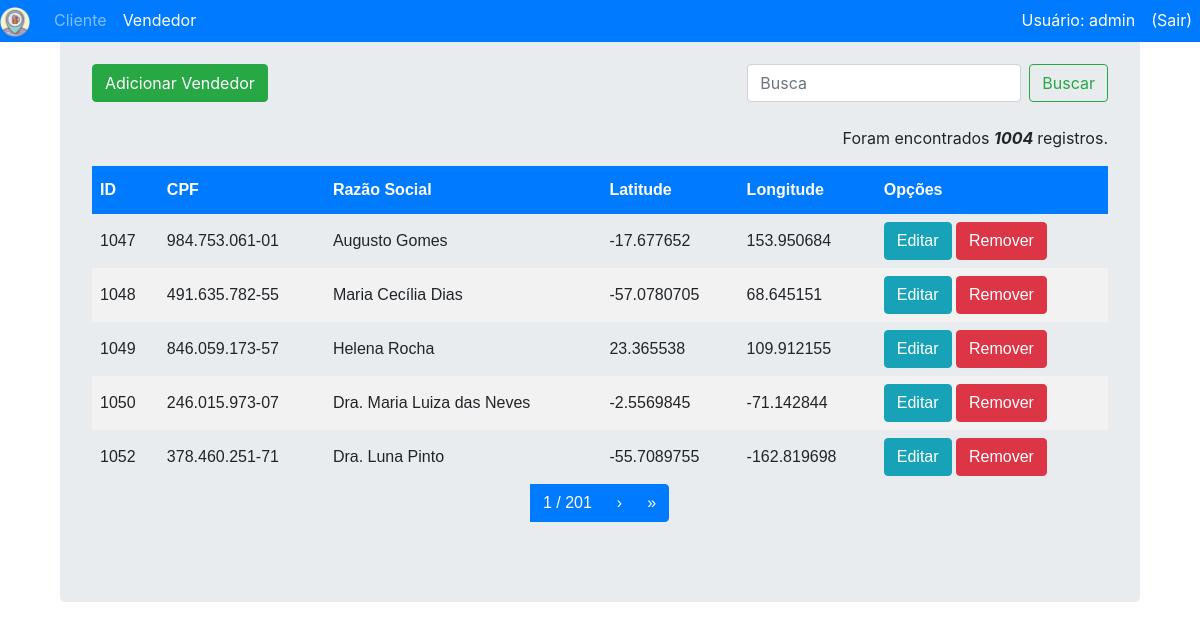
The app's page /cadastros/vendedor/ (signed in), older data.
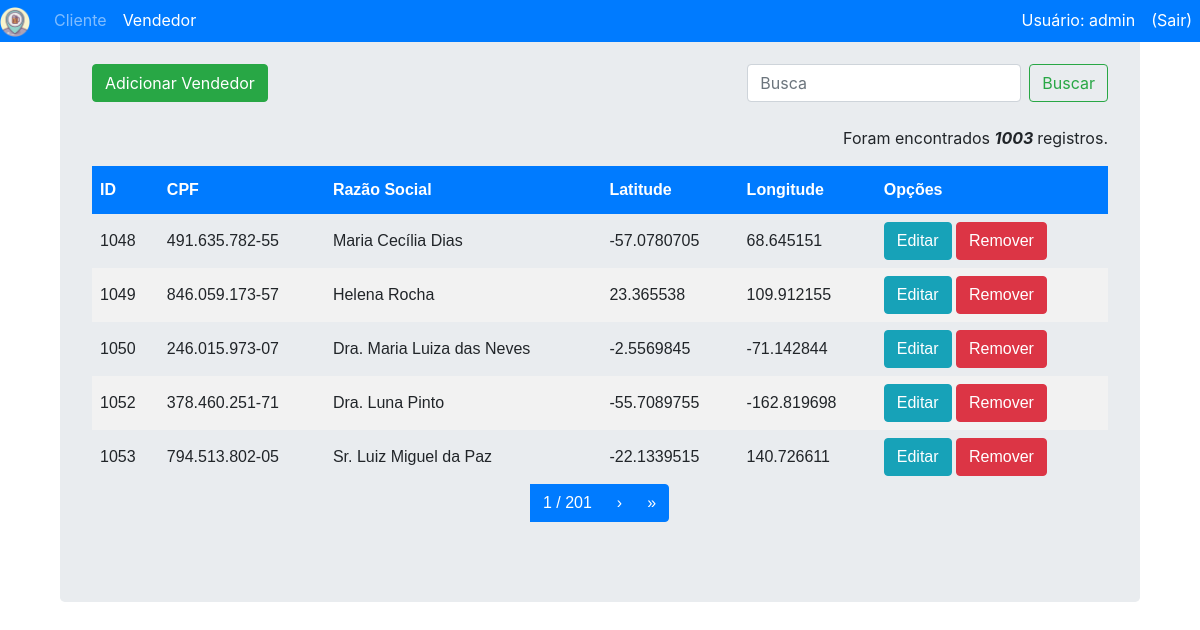
The same page, newer data.
### cadastros/models.py (models this page shows)
class Vendedor(models.Model):
    cpf = models.CharField(max_length=18)
    razao_social = models.CharField(max_length=40)
    latitude = models.CharField(max_length=12)
    longitude = models.CharField(max_length=12)
    class Meta:
        db_table = 'Vendedores'

### cadastros/views.py (the view)
# urls.py: path('vendedor/', views.listaVendedor, name='lista-vendedor'),
@login_required
def listaVendedor(request):
    lista = Vendedor.objects.order_by('id')
    query = request.GET.get("q")
    if query:
        lista = lista.filter(
            Q(id__icontains=query) |
            Q(cpf__icontains=query) |
            Q(razao_social__icontains=query)
            ).distinct()
    paginator = Paginator(lista, 5) # Mostra 5 contatos por página
    try:
        page = int(request.GET.get('page', '1'))
    except ValueError:
        page = 1
    try:
        lista = paginator.page(page)
    except (EmptyPage, InvalidPage):
        lista = paginator.page(paginator.num_pages)
    total = paginator.count
    return render(request, 'cadastros/lista_vendedor.html', {"lista":lista, "total": total})

### templates/cadastros/lista_vendedor.html
{% extends "cadastros/base.html" %}
{% block body_block %}
<div class="container">
  <div class="jumbotron">
      <div class="row">
           <div class="col-auto mr-auto">
                <a href="{% url 'cadastros:adicionar-vendedor' %}">
                    <button type="button" class="btn btn-success">Adicionar Vendedor</button><br><br>
                </a>
           </div>
           <div class="col-auto">
              <form action="{% url 'cadastros:lista-vendedor'%}" class="form-inline my-2 my-lg-0" >
                <input class="form-control mr-sm-2" name="q" type="search" placeholder="Busca" aria-label="Search" value='{{request.GET.q}}'>
                <button class="btn btn-outline-success my-2 my-sm-0" type="submit">Buscar</button>
              </form>
          </div>
      </div>
      {% include "cadastros/total_registros.html" %}
      <div class="tabela">
      {% if lista %}
          <table>
            <thead>
              <th>ID</th>
              <th>CPF</th>
              <th>Razão Social</th>
              <th>Latitude</th>
              <th>Longitude</th>
              <th>Opções </th>
            </thead>
            {% for acc in lista %}
              <tr>
                <td>{{ acc.id }} </td>
                <td>{{ acc.cpf }}</td>
                <td>{{ acc.razao_social }}</td>
                <td>{{ acc.latitude }}</td>
                <td>{{ acc.longitude }}</td>
                <td>
                    <a href="{% url 'cadastros:editar-vendedor' acc.id %}"> <button type="button" class="btn btn-info">Editar</button></a>
                    <a href="{% url 'cadastros:apagar-vendedor' acc.id %}"> <button type="button" class="btn btn-danger">Remover</button></a>
                </td>
              </tr>
            {% endfor %}
        </table>
      {% endif %}
      {% include "cadastros/paginacao.html" %}
    </div>
  </div>
</div>
{% endblock %}

Row changes from the older to the newer data that the page shows:
removed Vendedor: id "1047", cpf "984.753.061-01", razao_social "Augusto Gomes", latitude "-17.677652", longitude "153.950684"
now on this page (row unchanged): Vendedor: id "1053", cpf "794.513.802-05", razao_social "Sr. Luiz Miguel da Paz", latitude "-22.1339515", longitude "140.726611"
Text that changed along with them:
{{ total }}: "1004" → "1003"
